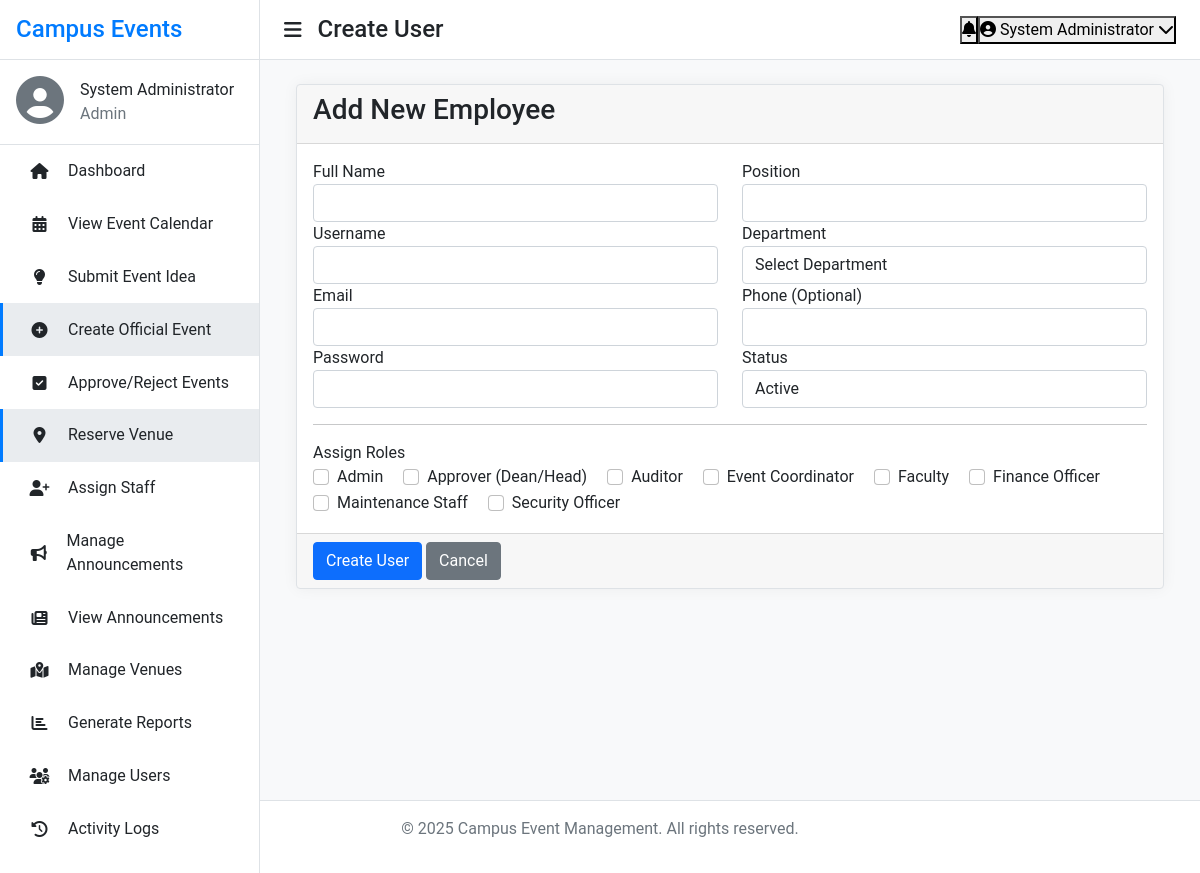
Screenshot of /views/admin/users/create.php?type=employee (signed in) with the database file from the repository.
### tables this page shows
CREATE TABLE IF NOT EXISTS `roles` (
    `id` INT PRIMARY KEY AUTO_INCREMENT,
    `name` VARCHAR(50) NOT NULL UNIQUE,
    `description` TEXT NULL,
    `created_at` TIMESTAMP DEFAULT CURRENT_TIMESTAMP,
    INDEX `idx_role_name` (`name`)
);

### views/admin/users/create.php (the view, shortened to what this page needs)
<?php
$conn = get_db_connection();
$type = $_GET['type'] ?? 'employee';
$role_query_part = ($type === 'student')
    ? "WHERE name IN ('Student', 'Guest User')"
    : "WHERE name NOT IN ('Student', 'Guest User')";
$stmt_roles = $conn->query("SELECT id, name FROM roles {$role_query_part} ORDER BY name ASC");
$roles = $stmt_roles->fetchAll(PDO::FETCH_ASSOC);
require_once __DIR__ . '/../../includes/header.php';
?>
<div class="container-fluid">
    <div class="row">
        <div class="col-12">
            <div class="card card-primary">
                <div class="card-header">
                    <h3 class="card-title">Add New <?= htmlspecialchars(ucfirst($type)) ?></h3>
                </div>
                <form action="process.php" method="POST">
                    <div class="card-body">
                        <div class="row">
                            <div class="col-md-6">
                                <div class="form-group">
                                    <label for="full_name">Full Name</label>
                                    <input type="text" class="form-control" id="full_name" name="full_name" required>
                                </div>
                                <div class="form-group">
                                    <label for="username">Username</label>
                                    <input type="text" class="form-control" id="username" name="username" required>
                                </div>
                                <div class="form-group">
                                    <label for="email">Email</label>
                                    <input type="email" class="form-control" id="email" name="email" required>
                                </div>
                                <div class="form-group">
                                    <label for="password">Password</label>
                                    <input type="password" class="form-control" id="password" name="password" required>
                                </div>
                            </div>
                            <div class="col-md-6">
                                <?php if ($type === 'student'): ?>
                                    <div class="form-group">
                                        <label for="student_number">Student Number</label>
                                        <input type="text" class="form-control" id="student_number" name="student_number" required>
                                    </div>
                                <?php else:  ?>
                                    <div class="form-group">
                                        <label for="position">Position</label>
                                        <input type="text" class="form-control" id="position" name="position" required>
                                    </div>
                                <?php endif; ?>
                                <div class="form-group">
                                    <label for="department">Department</label>
                                    <select class="form-control" id="department" name="department" required>
                                        <option value="">Select Department</option>
                                    </select>
                                </div>
                                <div class="form-group">
                                    <label for="phone">Phone (Optional)</label>
                                    <input type="text" class="form-control" id="phone" name="phone">
                                </div>
                                <div class="form-group">
                                    <label for="status">Status</label>
                                    <select class="form-control" id="status" name="status">
                                        <option value="active" selected>Active</option>
                                    </select>
                                </div>
                            </div>
                        </div>
                        <hr>
                        <div class="form-group">
                            <label>Assign Roles</label>
                            <div>
                                <?php foreach ($roles as $role): ?>
                                    <div class="form-check form-check-inline">
                                        <input class="form-check-input" type="checkbox" name="roles[]" id="role_<?= $role['id'] ?>" value="<?= $role['id'] ?>">
                                        <label class="form-check-label" for="role_<?= $role['id'] ?>"><?= htmlspecialchars($role['name']) ?></label>
                                    </div>
                                <?php endforeach; ?>
                            </div>
                        </div>
                    </div>
                    <div class="card-footer">
                        <button type="submit" class="btn btn-primary">Create User</button>
                        <a href="index.php" class="btn btn-secondary">Cancel</a>
                    </div>
                </form>
            </div>
        </div>
    </div>
</div>
<?php
require_once __DIR__ . '/../../includes/footer.php';
?>

### assets/css/style.css (style rules this page uses)
* { margin: 0; padding: 0; box-sizing: border-box; }
:root { --primary-color: #f8f9fa; --secondary-color: #e9ecef; --accent-color: #007bff; --text-color: #212529; --border-color: #dee2e6; --sidebar-width: 260px; --header-height: 60px; --danger-color: #e74c3c; --success-color: #2ecc71; --warning-color: #f1c40f; }
body { font-family: 'Roboto', sans-serif; background-color: var(--primary-color); color: var(--text-color); margin: 0; }
.card { border: 1px solid var(--border-color); box-shadow: 0 0 15px rgba(0, 0, 0, 0.05); }

### rows the page displays
roles: name "Admin"
roles: name "Approver (Dean/Head)"
roles: name "Auditor"
roles: name "Event Coordinator"
roles: name "Faculty"
roles: name "Finance Officer"
roles: name "Maintenance Staff"
roles: name "Security Officer"

### other values shown
$userFullName "System Administrator"
$userRoleDisplay "Admin"
$item['label'] "Dashboard"
$item['label'] "View Event Calendar"
$item['label'] "Submit Event Idea"
$item['label'] "Create Official Event"
$item['label'] "Approve/Reject Events"
$item['label'] "Reserve Venue"
$item['label'] "Assign Staff"
$item['label'] "Manage Announcements"
$item['label'] "View Announcements"
$item['label'] "Manage Venues"
$item['label'] "Generate Reports"
$item['label'] "Manage Users"
$item['label'] "Activity Logs"
